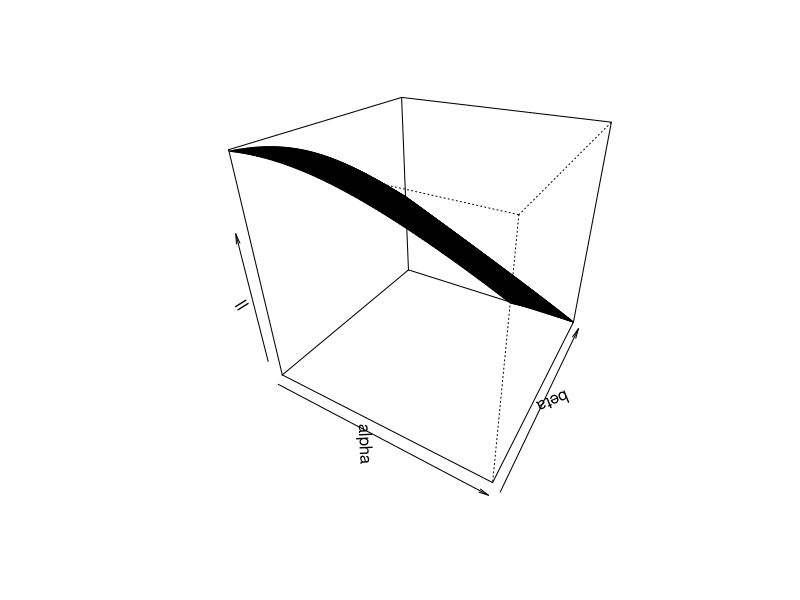

Here is the R script that generated this plot:
data<-matrix(c(30,12,50,11) ,nrow=2, byrow = TRUE )
colnames(data)<-c("adame ebtela(0)" , "ebtela(1)")
rownames(data)<-c("tazrigh nakarde(0)" , "tazrigh karde(1)")
data

L<-function(alpha , beta){
  (1 / (1 + exp(alpha))) ^ data[1,1] *
    (exp(alpha) / (1 + exp(alpha))) ^ data[1,2] *
    (1 / ( 1+ exp(alpha + beta)))^ data[2,1] *
    (exp(alpha + beta) /( 1 + exp(alpha + beta))) ^ data[2,2]
}

l<-function(alpha,beta){
  log(L(alpha,beta))
}
Negative.ll<-function(par){
  alpha=par[1];beta=par[2]
  -l(alpha,beta)
}
alpha=seq(-6 , -2 , length=100)
beta=seq(5,10 , length=100)
ll<-outer(alpha , beta , l) 
persp(alpha , beta , ll , theta = 30 , phi =30)

(ml<-optim(par = c(1,1) ,Negative.ll ))
ml.alpha=ml$par[1]
ml.beta=ml$par[2]

logit<-function(x){
  ml.alpha + (ml.beta * x)
}
expit<-function(x){
  exp(x) / (1+exp(x))
}

P<-function(x){
expit(logit(x))
  }


##
expit(ml.alpha)
12/42
P(0)



expit(ml.alpha + ml.beta)
11/61
P(1)

ml.beta
log((11/50) /(12/30))
P(0)

